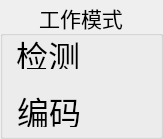
   <widget class="QGroupBox" name="groupBox_2">
    <property name="geometry">
     <rect>
      <x>12</x>
      <y>118</y>
      <width>163</width>
      <height>139</height>
     </rect>
    </property>
    <property name="font">
     <font>
      <family>幼圆</family>
      <pointsize>16</pointsize>
      <weight>50</weight>
      <bold>false</bold>
     </font>
    </property>
    <property name="title">
     <string>工作模式</string>
    </property>
    <property name="alignment">
     <set>Qt::AlignCenter</set>
    </property>
    <widget class="QLabel" name="label_operator_3">
     <property name="geometry">
      <rect>
       <x>16</x>
       <y>40</y>
       <width>65</width>
       <height>29</height>
      </rect>
     </property>
     <property name="font">
      <font>
       <family>幼圆</family>
       <pointsize>24</pointsize>
       <weight>50</weight>
       <bold>false</bold>
      </font>
     </property>
     <property name="text">
      <string>检测</string>
     </property>
     <property name="textFormat">
      <enum>Qt::AutoText</enum>
     </property>
    </widget>
    <widget class="QLabel" name="label_operator_2">
     <property name="geometry">
      <rect>
       <x>16</x>
       <y>94</y>
       <width>65</width>
       <height>33</height>
      </rect>
     </property>
     <property name="font">
      <font>
       <family>幼圆</family>
       <pointsize>24</pointsize>
       <weight>50</weight>
       <bold>false</bold>
      </font>
     </property>
     <property name="text">
      <string>编码</string>
     </property>
     <property name="textFormat">
      <enum>Qt::AutoText</enum>
     </property>
     <property name="alignment">
      <set>Qt::AlignRight|Qt::AlignTrailing|Qt::AlignVCenter</set>
     </property>
    </widget>
    <widget class="QLabel" name="label_detection">
     <property name="geometry">
      <rect>
       <x>88</x>
       <y>22</y>
       <width>64</width>
       <height>64</height>
      </rect>
     </property>
     <property name="text">
      <string/>
     </property>
    </widget>
    <widget class="QLabel" name="label_encoding">
     <property name="geometry">
      <rect>
       <x>88</x>
       <y>78</y>
       <width>64</width>
       <height>64</height>
      </rect>
     </property>
     <property name="text">
      <string/>
     </property>
    </widget>
   </widget>
